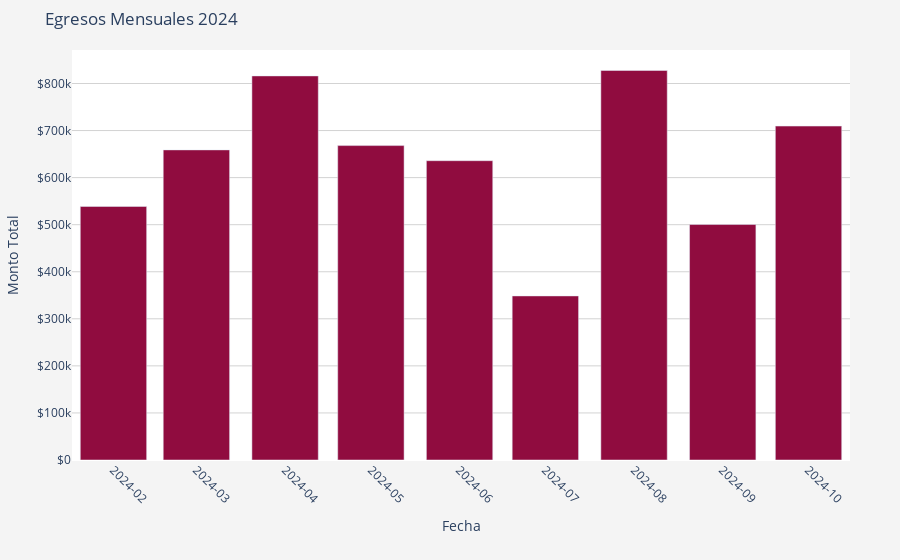

Notebook source saved alongside this figure:
### Code cell
# Crear un DataFrame de ejemplo con las fechas y los egresos
data = {
    'FECHA': ['2024-02', '2024-03', '2024-04', '2024-05', '2024-06', '2024-07', '2024-08', '2024-09', '2024-10'],
    'EGRESOS-INFLACION': [538700.00, 658900.00, 816070.00, 668072.20, 635954.41, 348598.96, 827615.60, 500329.20, 709500.00]
}

# Crear el DataFrame
egresos_inflacion_v = pd.DataFrame(data)

# Convertir la columna 'FECHA' a datetime, interpretando que es el primer día de cada mes
egresos_inflacion_v['FECHA'] = pd.to_datetime(egresos_inflacion_v['FECHA'], format='%Y-%m')

# Asignar 'FECHA' al eje X y 'EGRESOS-INFLACION' al eje Y
x = egresos_inflacion_v['FECHA']
y = egresos_inflacion_v['EGRESOS-INFLACION']

# Definir la traza para los egresos
trace1 = go.Bar(
    x=x,  # Fecha en el eje X
    y=y,  # Total de egresos en el eje Y
    name='Egresos por mes',
    marker={'color': '#900C3F'}
)

# Lista de trazas
data = [trace1]

# Layout del gráfico
layout = go.Layout(
    xaxis={
        'title': 'Fecha',
        'tickangle': 45,
        'tickmode': 'array',
        'tickformat': '%Y-%m',  # Formato de fecha para mostrar año y mes
    },
    yaxis={
        'title': 'Monto Total',
        'tickprefix': '$',
        'showgrid': True,
        'gridcolor': 'lightgrey'
    },
    barmode='group',
    title='Egresos Mensuales 2024',
    plot_bgcolor='white',
    paper_bgcolor='#f4f4f4',
    margin={'l': 50, 'r': 50, 't': 50, 'b': 100},
    hovermode='x unified'
)

# Crear la figura
fig = go.Figure(data=data, layout=layout)

# Mostrar el gráfico
fig.show()

# Exportar a HTML si deseas
pio.write_html(fig, 'Egresos_inflacion_v.html', auto_open=True)

### Figure 1 — Plotly figure (JSON) as saved in the notebook; plotly's stock layout.template omitted (floating-point values rounded to 4 significant figures)
{"data": [{"marker": {"color": "#900C3F"}, "name": "Egresos por mes", "type": "bar", "x": ["2024-02-01T00:00:00", "2024-03-01T00:00:00", "2024-04-01T00:00:00", "2024-05-01T00:00:00", "2024-06-01T00:00:00", "2024-07-01T00:00:00", "2024-08-01T00:00:00", "2024-09-01T00:00:00", "2024-10-01T00:00:00"], "y": [538700, 658900, 816070, 668100.0, 636000.0, 348600.0, 827600.0, 500300.0, 709500]}], "layout": {"barmode": "group", "hovermode": "x unified", "margin": {"b": 100, "l": 50, "r": 50, "t": 50}, "paper_bgcolor": "#f4f4f4", "plot_bgcolor": "white", "title": {"text": "Egresos Mensuales 2024"}, "xaxis": {"tickangle": 45, "tickformat": "%Y-%m", "tickmode": "array", "title": {"text": "Fecha"}}, "yaxis": {"gridcolor": "lightgrey", "showgrid": true, "tickprefix": "$", "title": {"text": "Monto Total"}}}}
